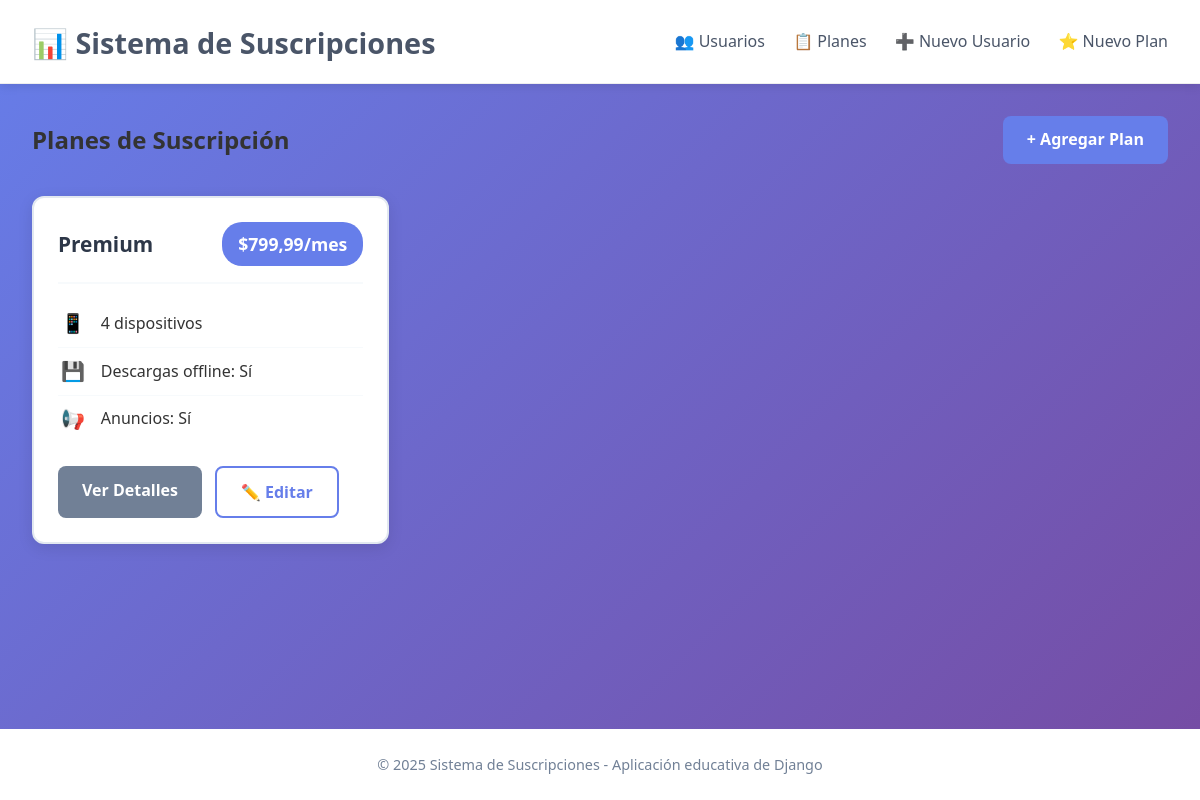
The page /planes/ on the database its author committed.
### app_suscripciones/models.py (models this page shows, shortened)
class PlanSuscripcion(models.Model):
    nombre_plan = models.CharField(max_length=50)
    precio_mensual = models.DecimalField(max_digits=6, decimal_places=2)
    dispositivos_simultaneos = models.IntegerField()
    descargas_offline = models.BooleanField()
    anuncios = models.BooleanField()
    class Meta:
        verbose_name = "Plan de Suscripción"
        verbose_name_plural = "Planes de Suscripción"

### app_suscripciones/views.py (the view)
# urls.py: path('planes/', views.listar_planes, name='listar_planes'),
def listar_planes(request):
    planes = PlanSuscripcion.objects.all()
    return render(request, 'listar_planes.html', {'planes': planes})

### app_suscripciones/templates/listar_planes.html (shortened to what this page needs)
{% extends 'base.html' %}
{% block contenido %}
<div class="page-header">
    <h2>Planes de Suscripción</h2>
    <a href="{% url 'app_suscripciones:crear_plan' %}" class="btn btn-primary">+ Agregar Plan</a>
</div>
<div class="plans-grid">
    {% for plan in planes %}
    <div class="plan-card">
        <div class="plan-header">
            <h3>{{ plan.nombre_plan }}</h3>
            <div class="plan-price">${{ plan.precio_mensual }}/mes</div>
        </div>
        <div class="plan-features-list">
            <div class="feature-item">
                <span class="feature-icon">📱</span>
                <span>{{ plan.dispositivos_simultaneos }} dispositivo{{ plan.dispositivos_simultaneos|pluralize }}</span>
            </div>
            <div class="feature-item">
                <span class="feature-icon">💾</span>
                <span>Descargas offline: {{ plan.descargas_offline|yesno:"Sí,No" }}</span>
            </div>
            <div class="feature-item">
                <span class="feature-icon">📢</span>
                <span>Anuncios: {{ plan.anuncios|yesno:"Sí,No" }}</span>
            </div>
        </div>
        <div class="plan-actions">
            <a href="{% url 'app_suscripciones:detalle_plan' plan.id %}" class="btn btn-secondary">Ver Detalles</a>
            <a href="{% url 'app_suscripciones:editar_plan' plan.id %}" class="btn btn-outline">✏️ Editar</a>
        </div>
    </div>
    {% empty %}
    <div class="no-plans">
        <p>No hay planes de suscripción registrados.</p>
        <a href="{% url 'app_suscripciones:crear_plan' %}" class="btn btn-primary">Crear Primer Plan</a>
    </div>
    {% endfor %}
</div>
{% endblock %}

### app_suscripciones/static/css/styles.css (style rules this page uses)
* { margin: 0; padding: 0; box-sizing: border-box; }
body { font-family: 'Segoe UI', Tahoma, Geneva, Verdana, sans-serif; background: linear-gradient(135deg, #667eea 0%, #764ba2 100%); color: #333; line-height: 1.6; }
.page-header { display: flex; justify-content: space-between; align-items: center; margin-bottom: 2rem; flex-wrap: wrap; gap: 1rem; }
.btn { padding: 0.7rem 1.5rem; border: none; border-radius: 8px; font-weight: 600; cursor: pointer; transition: background 0.3s; text-decoration: none; display: inline-block; }
.btn-primary { background: #667eea; color: white; }
.btn-secondary { background: #718096; color: white; }
.plans-grid { display: grid; grid-template-columns: repeat(auto-fill, minmax(320px, 1fr)); gap: 2rem; }
.plan-card { background: white; border-radius: 12px; padding: 1.5rem; box-shadow: 0 4px 15px rgba(0,0,0,0.1); transition: transform 0.3s; border: 2px solid #e2e8f0; }
.plan-header { display: flex; justify-content: space-between; align-items: center; margin-bottom: 1rem; padding-bottom: 1rem; border-bottom: 2px solid #f7fafc; }
.plan-header h3 { color: #2d3748; font-size: 1.3rem; margin: 0; }
.plan-price { background: #667eea; color: white; padding: 0.5rem 1rem; border-radius: 20px; font-weight: 700; font-size: 1.1rem; }
.plan-features-list { margin-bottom: 1.5rem; }
.feature-item { display: flex; align-items: center; gap: 0.8rem; padding: 0.5rem 0; border-bottom: 1px solid #f7fafc; }
.feature-item:last-child { border-bottom: none; }
.feature-icon { font-size: 1.2rem; width: 30px; text-align: center; }
.plan-actions { display: flex; gap: 0.8rem; flex-wrap: wrap; }
.btn-outline { background: transparent; border: 2px solid #667eea; color: #667eea; }

### rows shown on the page
PlanSuscripcion: nombre_plan "Premium", precio_mensual "799,99", dispositivos_simultaneos "4", descargas_offline "Sí", anuncios "Sí"
